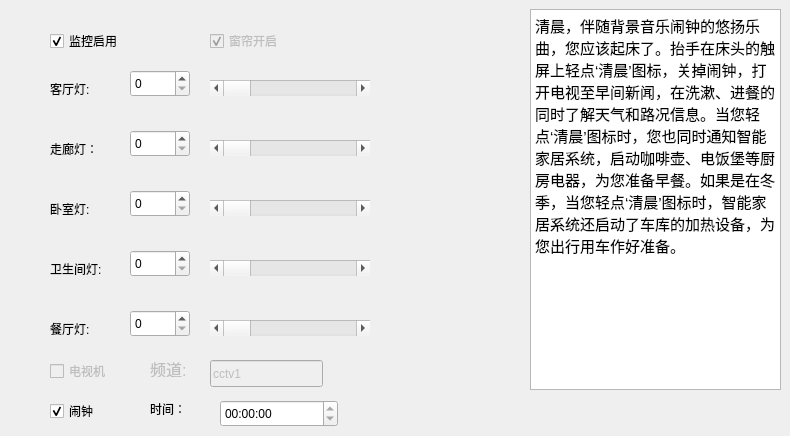
        <widget class="QWidget" name="tabScence5">
         <attribute name="title">
          <string>起床</string>
         </attribute>
         <widget class="QTextBrowser" name="textBrowser_12">
          <property name="geometry">
           <rect>
            <x>530</x>
            <y>9</y>
            <width>251</width>
            <height>381</height>
           </rect>
          </property>
          <property name="html">
           <string>&lt;!DOCTYPE HTML PUBLIC &quot;-//W3C//DTD HTML 4.0//EN&quot; &quot;http://www.w3.org/TR/REC-html40/strict.dtd&quot;&gt;
&lt;html&gt;&lt;head&gt;&lt;meta name=&quot;qrichtext&quot; content=&quot;1&quot; /&gt;&lt;style type=&quot;text/css&quot;&gt;
p, li { white-space: pre-wrap; }
&lt;/style&gt;&lt;/head&gt;&lt;body style=&quot; font-family:'文泉驿微米黑'; font-size:10pt; font-weight:400; font-style:normal;&quot;&gt;
&lt;p style=&quot; margin-top:0px; margin-bottom:0px; margin-left:0px; margin-right:0px; -qt-block-indent:0; text-indent:0px;&quot;&gt;&lt;span style=&quot; font-family:'Ubuntu'; font-size:11pt;&quot;&gt;清晨，伴随背景音乐闹钟的悠扬乐曲，您应该起床了。抬手在床头的触屏上轻点‘清晨’图标，关掉闹钟，打开电视至早间新闻，在洗漱、进餐的同时了解天气和路况信息。当您轻点‘清晨’图标时，您也同时通知智能家居系统，启动咖啡壶、电饭堡等厨房电器，为您准备早餐。如果是在冬季，当您轻点‘清晨’图标时，智能家居系统还启动了车库的加热设备，为您出行用车作好准备。&lt;/span&gt;&lt;/p&gt;&lt;/body&gt;&lt;/html&gt;</string>
          </property>
         </widget>
         <widget class="QLabel" name="label_111">
          <property name="geometry">
           <rect>
            <x>50</x>
            <y>140</y>
            <width>66</width>
            <height>17</height>
           </rect>
          </property>
          <property name="text">
           <string>走廊灯：</string>
          </property>
         </widget>
         <widget class="QLabel" name="label_112">
          <property name="geometry">
           <rect>
            <x>50</x>
            <y>80</y>
            <width>66</width>
            <height>17</height>
           </rect>
          </property>
          <property name="text">
           <string>客厅灯:</string>
          </property>
         </widget>
         <widget class="QScrollBar" name="horizontalScrollBar_43">
          <property name="geometry">
           <rect>
            <x>210</x>
            <y>320</y>
            <width>160</width>
            <height>16</height>
           </rect>
          </property>
          <property name="minimum">
           <number>0</number>
          </property>
          <property name="maximum">
           <number>100</number>
          </property>
          <property name="value">
           <number>0</number>
          </property>
          <property name="orientation">
           <enum>Qt::Horizontal</enum>
          </property>
         </widget>
         <widget class="QScrollBar" name="horizontalScrollBar_44">
          <property name="geometry">
           <rect>
            <x>210</x>
            <y>200</y>
            <width>160</width>
            <height>16</height>
           </rect>
          </property>
          <property name="minimum">
           <number>0</number>
          </property>
          <property name="maximum">
           <number>100</number>
          </property>
          <property name="value">
           <number>0</number>
          </property>
          <property name="orientation">
           <enum>Qt::Horizontal</enum>
          </property>
         </widget>
         <widget class="QSpinBox" name="spinBox_43">
          <property name="geometry">
           <rect>
            <x>130</x>
            <y>70</y>
            <width>60</width>
            <height>27</height>
           </rect>
          </property>
          <property name="maximum">
           <number>100</number>
          </property>
          <property name="value">
           <number>0</number>
          </property>
         </widget>
         <widget class="QLabel" name="label_113">
          <property name="geometry">
           <rect>
            <x>50</x>
            <y>260</y>
            <width>66</width>
            <height>17</height>
           </rect>
          </property>
          <property name="text">
           <string>卫生间灯:</string>
          </property>
         </widget>
         <widget class="QSpinBox" name="spinBox_44">
          <property name="geometry">
           <rect>
            <x>130</x>
            <y>250</y>
            <width>60</width>
            <height>27</height>
           </rect>
          </property>
          <property name="maximum">
           <number>100</number>
          </property>
          <property name="value">
           <number>0</number>
          </property>
         </widget>
         <widget class="QLabel" name="label_114">
          <property name="geometry">
           <rect>
            <x>50</x>
            <y>320</y>
            <width>66</width>
            <height>17</height>
           </rect>
          </property>
          <property name="text">
           <string>餐厅灯:</string>
          </property>
         </widget>
         <widget class="QCheckBox" name="checkBox_29">
          <property name="enabled">
           <bool>true</bool>
          </property>
          <property name="geometry">
           <rect>
            <x>50</x>
            <y>30</y>
            <width>97</width>
            <height>22</height>
           </rect>
          </property>
          <property name="acceptDrops">
           <bool>false</bool>
          </property>
          <property name="text">
           <string>监控启用</string>
          </property>
          <property name="checkable">
           <bool>true</bool>
          </property>
          <property name="checked">
           <bool>true</bool>
          </property>
         </widget>
         <widget class="QSpinBox" name="spinBox_45">
          <property name="geometry">
           <rect>
            <x>130</x>
            <y>190</y>
            <width>60</width>
            <height>27</height>
           </rect>
          </property>
          <property name="maximum">
           <number>100</number>
          </property>
          <property name="value">
           <number>0</number>
          </property>
         </widget>
         <widget class="QScrollBar" name="horizontalScrollBar_45">
          <property name="geometry">
           <rect>
            <x>210</x>
            <y>140</y>
            <width>160</width>
            <height>16</height>
           </rect>
          </property>
          <property name="minimum">
           <number>0</number>
          </property>
          <property name="maximum">
           <number>100</number>
          </property>
          <property name="value">
           <number>0</number>
          </property>
          <property name="orientation">
           <enum>Qt::Horizontal</enum>
          </property>
         </widget>
         <widget class="QScrollBar" name="horizontalScrollBar_46">
          <property name="geometry">
           <rect>
            <x>210</x>
            <y>80</y>
            <width>160</width>
            <height>16</height>
           </rect>
          </property>
          <property name="minimum">
           <number>0</number>
          </property>
          <property name="maximum">
           <number>100</number>
          </property>
          <property name="value">
           <number>0</number>
          </property>
          <property name="orientation">
           <enum>Qt::Horizontal</enum>
          </property>
         </widget>
         <widget class="QSpinBox" name="spinBox_46">
          <property name="geometry">
           <rect>
            <x>130</x>
            <y>310</y>
            <width>60</width>
            <height>27</height>
           </rect>
          </property>
          <property name="maximum">
           <number>100</number>
          </property>
          <property name="value">
           <number>0</number>
          </property>
         </widget>
         <widget class="QCheckBox" name="checkBox_30">
          <property name="enabled">
           <bool>false</bool>
          </property>
          <property name="geometry">
           <rect>
            <x>210</x>
            <y>30</y>
            <width>97</width>
            <height>22</height>
           </rect>
          </property>
          <property name="text">
           <string>窗帘开启</string>
          </property>
          <property name="checked">
           <bool>true</bool>
          </property>
         </widget>
         <widget class="QScrollBar" name="horizontalScrollBar_47">
          <property name="geometry">
           <rect>
            <x>210</x>
            <y>260</y>
            <width>160</width>
            <height>16</height>
           </rect>
          </property>
          <property name="minimum">
           <number>0</number>
          </property>
          <property name="maximum">
           <number>100</number>
          </property>
          <property name="value">
           <number>0</number>
          </property>
          <property name="orientation">
           <enum>Qt::Horizontal</enum>
          </property>
         </widget>
         <widget class="QLabel" name="label_115">
          <property name="enabled">
           <bool>false</bool>
          </property>
          <property name="geometry">
           <rect>
            <x>150</x>
            <y>360</y>
            <width>40</width>
            <height>17</height>
           </rect>
          </property>
          <property name="font">
           <font>
            <pointsize>12</pointsize>
            <weight>50</weight>
            <italic>false</italic>
            <bold>false</bold>
           </font>
          </property>
          <property name="text">
           <string>频道:</string>
          </property>
         </widget>
         <widget class="QSpinBox" name="spinBox_47">
          <property name="geometry">
           <rect>
            <x>130</x>
            <y>130</y>
            <width>60</width>
            <height>27</height>
           </rect>
          </property>
          <property name="maximum">
           <number>100</number>
          </property>
          <property name="value">
           <number>0</number>
          </property>
         </widget>
         <widget class="QCheckBox" name="checkBox_31">
          <property name="enabled">
           <bool>false</bool>
          </property>
          <property name="geometry">
           <rect>
            <x>50</x>
            <y>360</y>
            <width>97</width>
            <height>22</height>
           </rect>
          </property>
          <property name="text">
           <string>电视机</string>
          </property>
          <property name="checked">
           <bool>false</bool>
          </property>
         </widget>
         <widget class="QLabel" name="label_116">
          <property name="geometry">
           <rect>
            <x>50</x>
            <y>200</y>
            <width>66</width>
            <height>17</height>
           </rect>
          </property>
          <property name="text">
           <string>卧室灯:</string>
          </property>
         </widget>
         <widget class="QLineEdit" name="lineEdit_6">
          <property name="enabled">
           <bool>false</bool>
          </property>
          <property name="geometry">
           <rect>
            <x>210</x>
            <y>360</y>
            <width>113</width>
            <height>27</height>
           </rect>
          </property>
          <property name="text">
           <string>cctv1</string>
          </property>
         </widget>
         <widget class="QCheckBox" name="checkBox_32">
          <property name="geometry">
           <rect>
            <x>50</x>
            <y>400</y>
            <width>97</width>
            <height>22</height>
           </rect>
          </property>
          <property name="text">
           <string>闹钟</string>
          </property>
          <property name="checked">
           <bool>true</bool>
          </property>
         </widget>
         <widget class="QLabel" name="label_117">
          <property name="geometry">
           <rect>
            <x>150</x>
            <y>400</y>
            <width>66</width>
            <height>17</height>
           </rect>
          </property>
          <property name="text">
           <string>时间：</string>
          </property>
         </widget>
         <widget class="QTimeEdit" name="timeEdit_2">
          <property name="geometry">
           <rect>
            <x>220</x>
            <y>400</y>
            <width>118</width>
            <height>27</height>
           </rect>
          </property>
          <property name="time">
           <time>
            <hour>0</hour>
            <minute>0</minute>
            <second>0</second>
           </time>
          </property>
          <property name="minimumDateTime">
           <datetime>
            <hour>0</hour>
            <minute>0</minute>
            <second>0</second>
            <year>2001</year>
            <month>1</month>
            <day>1</day>
           </datetime>
          </property>
         </widget>
        </widget>
